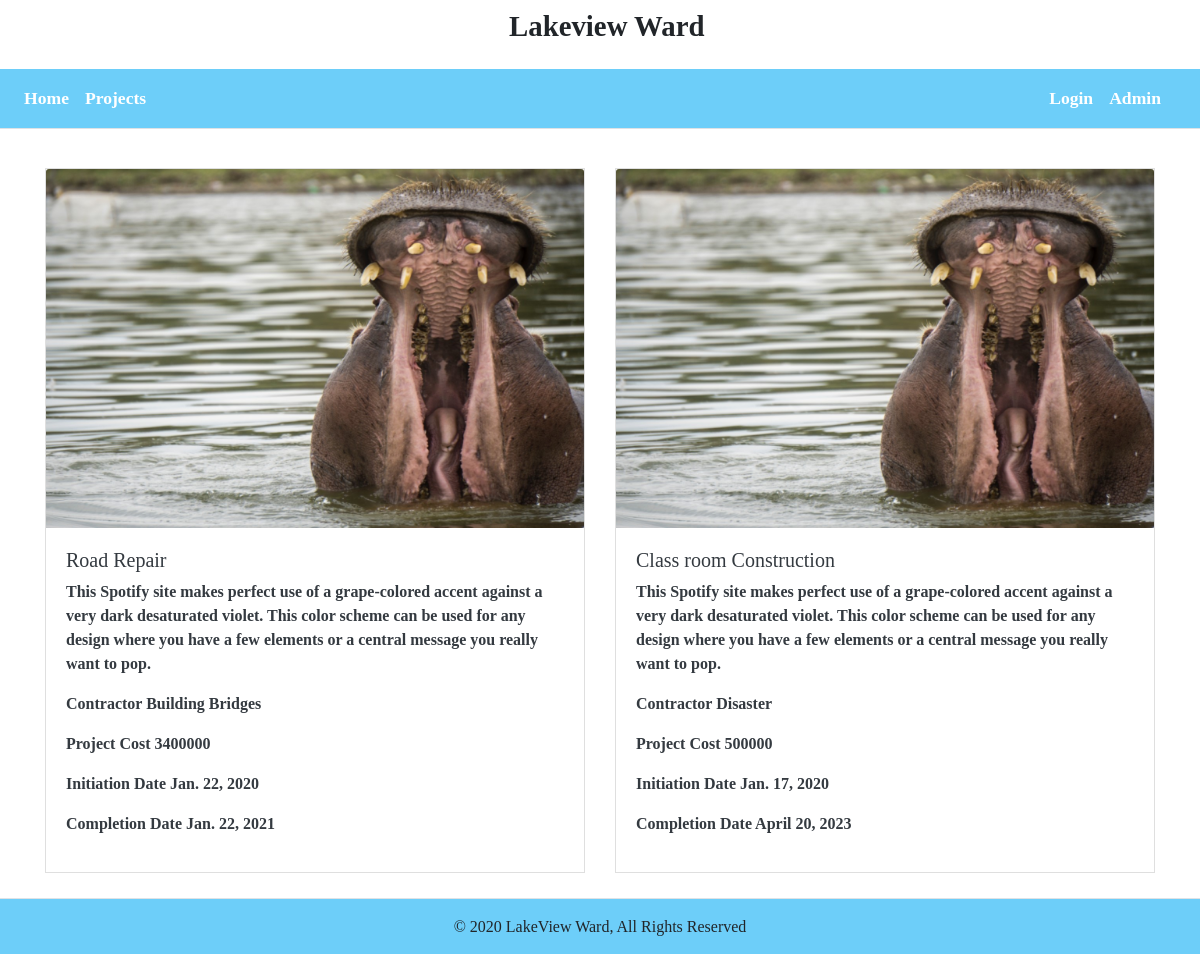
/projects/, run on the app's committed database.
### citizens/models.py (models this page shows, shortened)
class Project(models.Model):
    name = models.CharField("Project Name", max_length=50)
    initiation_date = models.DateField("Initiation Date", auto_now=False, auto_now_add=False)
    project_budget = models.IntegerField()
    completion_date = models.DateField("Completion Date", auto_now=False, auto_now_add=False)
    contractor = models.CharField("Contractor Name", max_length=50)
    project_description = models.TextField("Project Description")
    completion_status = models.BooleanField(default=False)
    class Meta:
        verbose_name = "Project"
        verbose_name_plural = "Projects"

### citizens/views.py (the view)
# urls.py: path('projects/', ProjectsListView.as_view(), name="project-list"),
class ProjectsListView(ListView):
    model = Project
    template_name = 'projects/projectlist.html'
    context_object_name = 'projects'
    paginate_by = 25

### citizens/templates/projects/projectlist.html (shortened to what this page needs)
{% extends 'base.html' %}
{% load crispy_forms_tags %}
{% load static %}
{% block content %}
<div class="container text-dark">
    <div class="row">
        <div class="col-md-12 col-sm-12 col-xs-12">
            <div class="row">
                {% for project in projects %}
                    <div class="col-lg-6 col-md-6 col-sm-12 col-xs-12">
                        <div class="card mb-4 box-shadow">
                            <img class="card-img-top" src="{% static 'images/juliewolpers.jpg' %}" alt="Card image cap">
                            <div class="card-body">
                                <h5 class="">{{ project.name }}</h5>
                                <p class="card-text">
                                    {{ project.project_description }}
                                </p>
                                <p>
                                    Contractor <strong>{{ project.contractor }}</strong>
                                </p>
                                <p>
                                    Project Cost <strong>{{ project.project_budget}}</strong>
                                </p>
                                <p>
                                    Initiation Date <strong>{{ project.initiation_date }}</strong>
                                </p>
                                <p>
                                    Completion Date <strong>{{ project.completion_date }}</strong>
                                </p>
                            </div>
                        </div>
                    </div>
                {% endfor %}
            </div>
        </div>
        <div class="col-md-4">
        </div>
    </div>
</div>
{% endblock %}

### citizens/static/master.css (style rules this page uses)
html, body { margin:0%; padding:0%; font-style: normal; font-family:'Times New Roman', Times, serif; font-size: medium; font-weight: 900; }
.card { border-radius: 0px; }
.card, .card-body { width:100%; height: auto; }

### data on the page
Project: name "Road Repair", project_description "This Spotify site makes perfect use of a grape-colored accent against a very dark desaturated violet. This color scheme can be used for any design where you have a few elements or a central message you really want to pop.", contractor "Building Bridges", project_budget "3400000", initiation_date "Jan. 22, 2020", completion_date "Jan. 22, 2021"
Project: name "Class room Construction", project_description "This Spotify site makes perfect use of a grape-colored accent against a very dark desaturated violet. This color scheme can be used for any design where you have a few elements or a central message you really want to pop.", contractor "Disaster", project_budget "500000", initiation_date "Jan. 17, 2020", completion_date "April 20, 2023"
